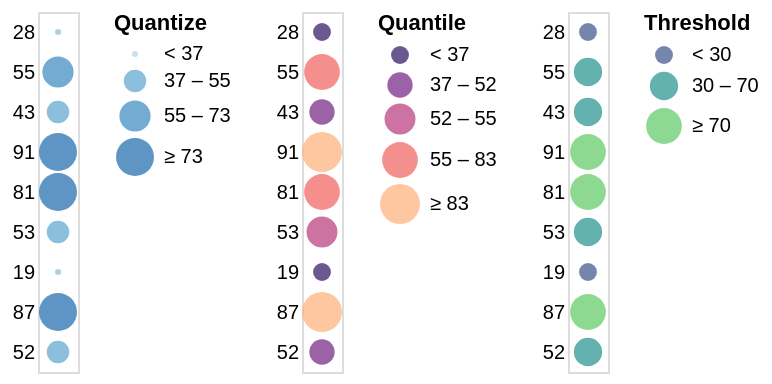

The specification (Vega-Lite) saved for this image:
### Vega specification from a JSON file in a GitHub repository (floating-point values rounded to 4 significant figures)
{"$schema": "https://vega.github.io/schema/vega/v5.json", "description": "Horizontally concatenated charts that show different types of discretizing scales.", "autosize": "pad", "padding": 5, "data": [{"name": "source_0", "values": [{"a": "A", "b": 28}, {"a": "B", "b": 55}, {"a": "C", "b": 43}, {"a": "D", "b": 91}, {"a": "E", "b": 81}, {"a": "F", "b": 53}, {"a": "G", "b": 19}, {"a": "H", "b": 87}, {"a": "I", "b": 52}]}], "signals": [{"name": "concat_0_width", "value": 20}, {"name": "concat_0_y_step", "value": 20}, {"name": "concat_0_height", "update": "bandspace(domain('concat_0_y').length, 1, 0.5) * concat_0_y_step"}, {"name": "concat_1_width", "value": 20}, {"name": "concat_1_y_step", "value": 20}, {"name": "concat_1_height", "update": "bandspace(domain('concat_1_y').length, 1, 0.5) * concat_1_y_step"}, {"name": "concat_2_width", "value": 20}, {"name": "concat_2_y_step", "value": 20}, {"name": "concat_2_height", "update": "bandspace(domain('concat_2_y').length, 1, 0.5) * concat_2_y_step"}], "layout": {"padding": 20, "bounds": "full", "align": "each"}, "marks": [{"type": "group", "name": "concat_0_group", "style": "cell", "encode": {"update": {"width": {"signal": "concat_0_width"}, "height": {"signal": "concat_0_height"}}}, "signals": [{"name": "width", "update": "concat_0_width"}], "marks": [{"name": "concat_0_marks", "type": "symbol", "style": ["circle"], "from": {"data": "source_0"}, "encode": {"update": {"opacity": {"value": 0.7}, "fill": [{"test": "datum[\"b\"] === null || isNaN(datum[\"b\"])", "value": null}, {"scale": "concat_0_color", "field": "b"}], "tooltip": {"signal": "{\"b\": datum[\"b\"], \"Quantize\": format(datum[\"b\"], \"\")}"}, "x": {"signal": "concat_0_width", "mult": 0.5}, "y": {"scale": "concat_0_y", "field": "b"}, "size": {"scale": "concat_0_size", "field": "b"}, "shape": {"value": "circle"}}}}], "axes": [{"scale": "concat_0_y", "orient": "left", "grid": false, "domain": false, "ticks": false, "zindex": 1}], "legends": [{"title": "Quantize", "fill": "concat_0_color", "gradientLength": {"signal": "clamp(concat_0_height, 64, 200)"}, "symbolType": "circle", "encode": {"symbols": {"update": {"shape": {"value": "circle"}, "opacity": {"value": 0.7}}}}, "size": "concat_0_size"}]}, {"type": "group", "name": "concat_1_group", "style": "cell", "encode": {"update": {"width": {"signal": "concat_1_width"}, "height": {"signal": "concat_1_height"}}}, "signals": [{"name": "width", "update": "concat_1_width"}], "marks": [{"name": "concat_1_marks", "type": "symbol", "style": ["circle"], "from": {"data": "source_0"}, "encode": {"update": {"opacity": {"value": 0.7}, "fill": [{"test": "datum[\"b\"] === null || isNaN(datum[\"b\"])", "value": null}, {"scale": "concat_1_color", "field": "b"}], "tooltip": {"signal": "{\"b\": datum[\"b\"], \"Quantile\": format(datum[\"b\"], \"d\")}"}, "x": {"signal": "concat_1_width", "mult": 0.5}, "y": {"scale": "concat_1_y", "field": "b"}, "size": {"scale": "concat_1_size", "field": "b"}, "shape": {"value": "circle"}}}}], "axes": [{"scale": "concat_1_y", "orient": "left", "grid": false, "domain": false, "ticks": false, "zindex": 1}], "legends": [{"format": "d", "title": "Quantile", "fill": "concat_1_color", "gradientLength": {"signal": "clamp(concat_1_height, 64, 200)"}, "labelOverlap": "greedy", "symbolType": "circle", "encode": {"symbols": {"update": {"shape": {"value": "circle"}, "opacity": {"value": 0.7}}}}, "size": "concat_1_size"}]}, {"type": "group", "name": "concat_2_group", "style": "cell", "encode": {"update": {"width": {"signal": "concat_2_width"}, "height": {"signal": "concat_2_height"}}}, "signals": [{"name": "width", "update": "concat_2_width"}], "marks": [{"name": "concat_2_marks", "type": "symbol", "style": ["circle"], "from": {"data": "source_0"}, "encode": {"update": {"opacity": {"value": 0.7}, "fill": [{"test": "datum[\"b\"] === null || isNaN(datum[\"b\"])", "value": null}, {"scale": "concat_2_color", "field": "b"}], "tooltip": {"signal": "{\"b\": datum[\"b\"], \"Threshold\": format(datum[\"b\"], \"\")}"}, "x": {"signal": "concat_2_width", "mult": 0.5}, "y": {"scale": "concat_2_y", "field": "b"}, "size": {"scale": "concat_2_size", "field": "b"}, "shape": {"value": "circle"}}}}], "axes": [{"scale": "concat_2_y", "orient": "left", "grid": false, "domain": false, "ticks": false, "zindex": 1}], "legends": [{"title": "Threshold", "fill": "concat_2_color", "gradientLength": {"signal": "clamp(concat_2_height, 64, 200)"}, "labelOverlap": "greedy", "symbolType": "circle", "encode": {"symbols": {"update": {"shape": {"value": "circle"}, "opacity": {"value": 0.7}}}}, "size": "concat_2_size"}]}], "scales": [{"name": "concat_0_y", "type": "point", "domain": {"data": "source_0", "field": "b"}, "range": {"step": {"signal": "concat_0_y_step"}}, "padding": 0.5}, {"name": "concat_0_color", "type": "quantize", "domain": {"data": "source_0", "field": "b"}, "range": "ramp", "zero": true, "interpolate": "hcl"}, {"name": "concat_0_size", "type": "quantize", "domain": {"data": "source_0", "field": "b"}, "range": {"signal": "sequence(9, 361 + (361 - 9) / (4 - 1), (361 - 9) / (4 - 1))"}, "zero": false}, {"name": "concat_1_y", "type": "point", "domain": {"data": "source_0", "field": "b"}, "range": {"step": {"signal": "concat_1_y_step"}}, "padding": 0.5}, {"name": "concat_1_color", "type": "quantile", "domain": {"data": "source_0", "field": "b"}, "range": {"scheme": "magma"}, "interpolate": "hcl"}, {"name": "concat_1_size", "type": "quantile", "domain": {"data": "source_0", "field": "b"}, "range": [80, 160, 240, 320, 400]}, {"name": "concat_2_y", "type": "point", "domain": {"data": "source_0", "field": "b"}, "range": {"step": {"signal": "concat_2_y_step"}}, "padding": 0.5}, {"name": "concat_2_color", "type": "threshold", "domain": [30, 70], "range": {"scheme": "viridis"}, "interpolate": "hcl"}, {"name": "concat_2_size", "type": "threshold", "domain": [30, 70], "range": [80, 200, 320]}]}
